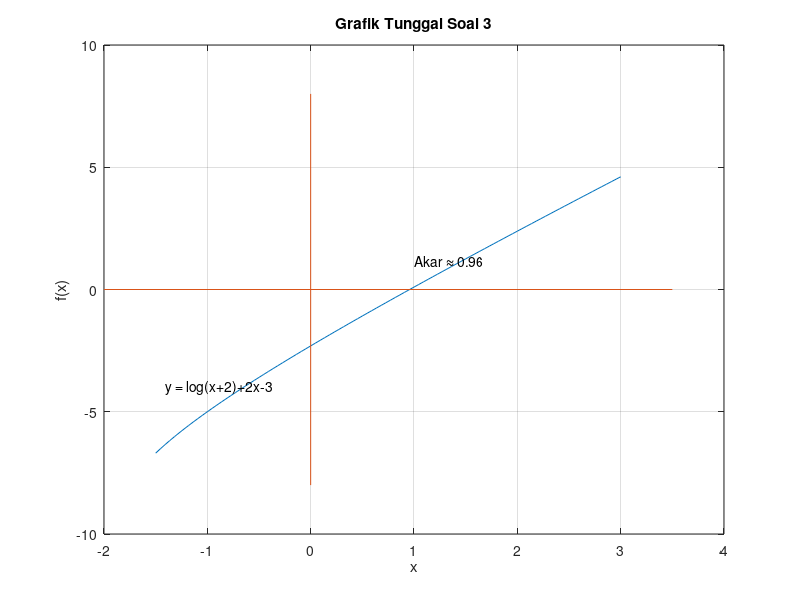

Write MATLAB code to recreate this figure.
% METODE GRAFIK TUNGGAL (Soal 3)
clc; clear; close all;

%Plot Kurva
x = linspace(-1.5,3);
f = @(x) log(x+2) + 2*x - 3;
y = f(x);
plot(x,y)

%Menggambar sumbu x dan y
line([-2,3.5],[0,0]) % Sumbu X
line([0,0],[-8,8]) % Sumbu Y

%Annotation
text(-1.4,-4,'y = log(x+2)+2x-3')
text(1.0,1.2,'Akar \approx 0.96')

title('Grafik Tunggal Soal 3')
xlabel('x'); ylabel('f(x)');
grid on

% Simpan gambar
print('-dpng','grafik_tunggal_soal3.png');
